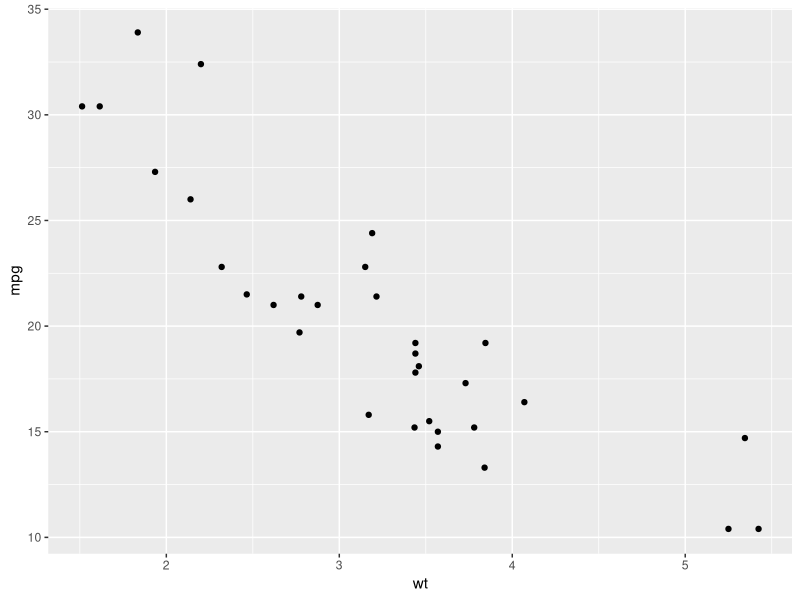
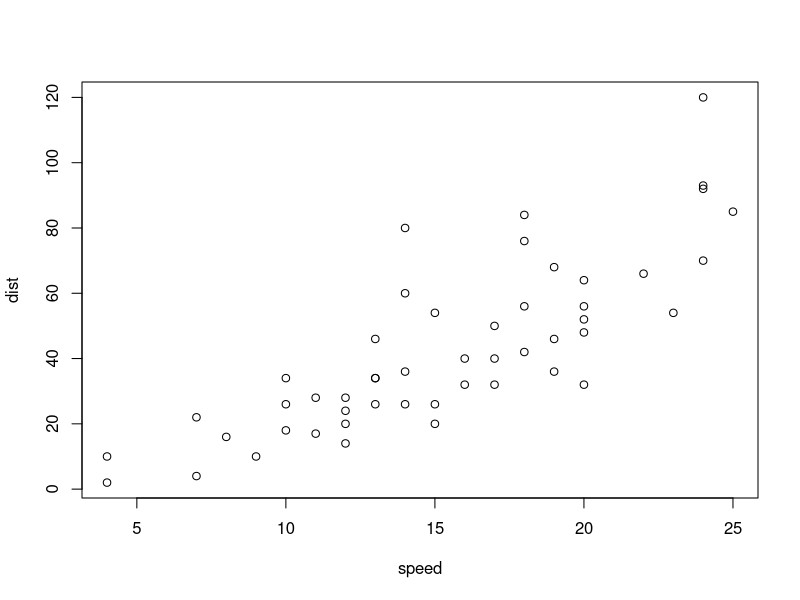

These charts were generated, in order, by the following R code:
## ---- chunk 1
library(ggplot2)
ggplot2::ggplot(mtcars, aes(x = wt, y = mpg))+
  geom_point()
## ---- chunk 2
plot(cars)
